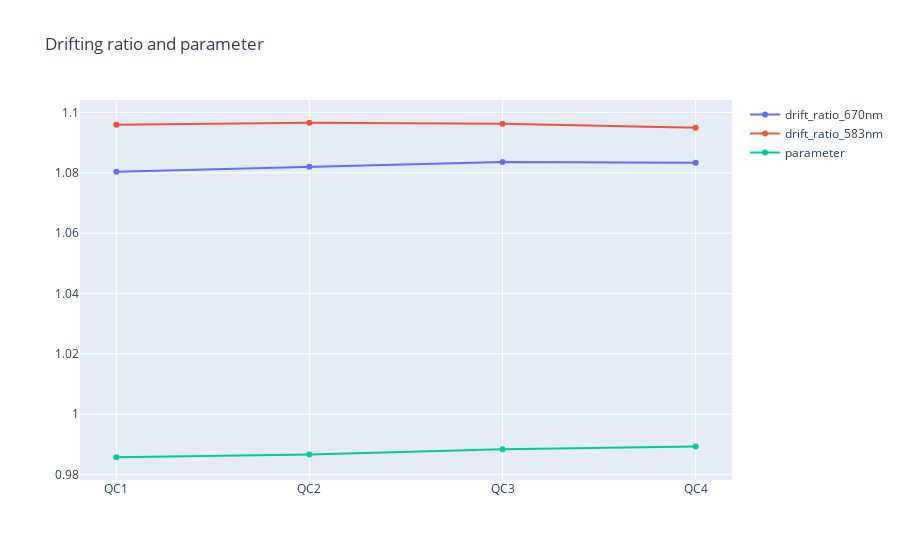
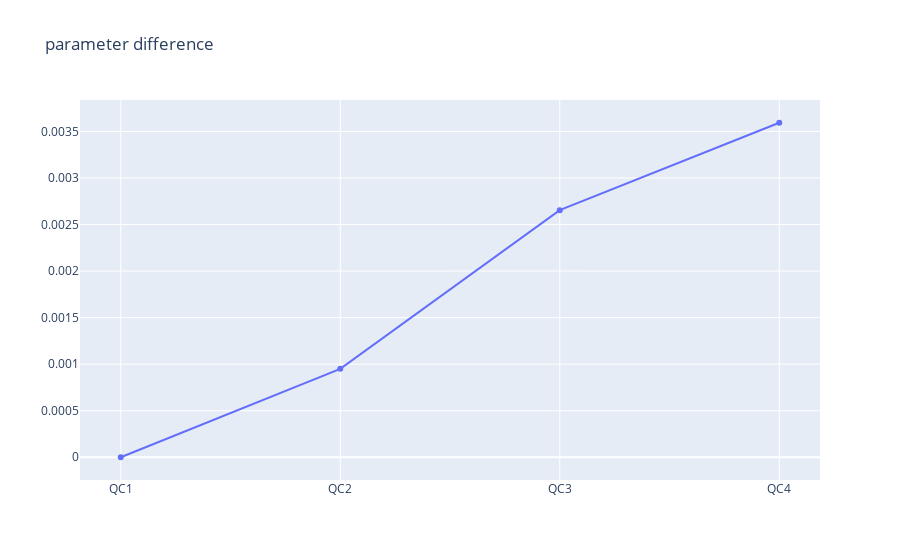

The notebook cell these images were saved under, in order:
### Code cell
save_drifting_ratio_and_parameter = True
save_parameter_difference = True
df_ref = df_n10C
df_qc = test_data_list
channel_list = ['670nm #1', '583nm #1']

result = []
for df_qc in test_data_list:    
    ratio_670nm = ratio_calculator(df_qc, df_ref, channel_list[0])
    ratio_583nm = ratio_calculator(df_qc, df_ref, channel_list[1])
    para = ratio_670nm/ratio_583nm
    result.append([ratio_670nm, ratio_583nm, para])

index = ['QC{}'.format(i+1) for i in range(0, len(test_data_list))]
by_ratio_parameter = pd.DataFrame(result, columns=['ratio_670nm','ratio_583nm', 'parameter'], index=index)
by_ratio_parameter['parameter difference'] = by_ratio_parameter.loc[:,'parameter'] - by_ratio_parameter.loc['QC1','parameter']

plot_data = []
trace = go.Scatter(x=by_ratio_parameter.index, y=by_ratio_parameter.loc[:, 'ratio_670nm'], name='drift_ratio_670nm')
plot_data.append(trace)
trace = go.Scatter(x=by_ratio_parameter.index, y=by_ratio_parameter.loc[:, 'ratio_583nm'], name='drift_ratio_583nm')
plot_data.append(trace)
trace = go.Scatter(x=by_ratio_parameter.index, y=by_ratio_parameter.loc[:, 'parameter'], name='parameter')
plot_data.append(trace)
layout = go.Layout(title='Drifting ratio and parameter')
fig = go.Figure(data=plot_data, layout=layout)
fig.update_traces(textposition='top center', textfont_size=14)
fig.show()

if save_drifting_ratio_and_parameter == True:
    savePath = os.path.join(os.getcwd(), folder_name)
    filename = 'Drifting ratio and parameter'
    fig.write_image(savePath + '/' + filename + '.jpeg', width=1280, height=720)
    by_ratio_parameter.to_csv(savePath + '/' + filename + '.csv')

plot_data = []
trace = go.Scatter(x=by_ratio_parameter.index, y=by_ratio_parameter.loc[:, 'parameter difference'], name='parameter difference')
plot_data.append(trace)
layout = go.Layout(title='parameter difference')
fig = go.Figure(data=plot_data, layout=layout)
fig.update_traces(textposition='top center', textfont_size=14)
fig.show()

if save_parameter_difference == True:
    savePath = os.path.join(os.getcwd(), folder_name)
    filename = 'parameter difference'
    fig.write_image(savePath + '/' + filename + '.jpeg', width=1280, height=720)
    by_ratio_parameter.to_csv(savePath + '/' + filename + '.csv')

### Figure 1 — Plotly figure (JSON) as saved in the notebook; plotly's stock layout.template omitted (floating-point values rounded to 4 significant figures)
{"data": [{"name": "drift_ratio_670nm", "textfont": {"size": 14}, "textposition": "top center", "type": "scatter", "x": ["QC1", "QC2", "QC3", "QC4"], "y": [1.08, 1.082, 1.084, 1.083]}, {"name": "drift_ratio_583nm", "textfont": {"size": 14}, "textposition": "top center", "type": "scatter", "x": ["QC1", "QC2", "QC3", "QC4"], "y": [1.096, 1.097, 1.096, 1.095]}, {"name": "parameter", "textfont": {"size": 14}, "textposition": "top center", "type": "scatter", "x": ["QC1", "QC2", "QC3", "QC4"], "y": [0.9858, 0.9867, 0.9884, 0.9894]}], "layout": {"title": {"text": "Drifting ratio and parameter"}}}

### Figure 2 — Plotly figure (JSON) as saved in the notebook; plotly's stock layout.template omitted (floating-point values rounded to 4 significant figures)
{"data": [{"name": "parameter difference", "textfont": {"size": 14}, "textposition": "top center", "type": "scatter", "x": ["QC1", "QC2", "QC3", "QC4"], "y": [0, 0.0009497, 0.002654, 0.003593]}], "layout": {"title": {"text": "parameter difference"}}}
